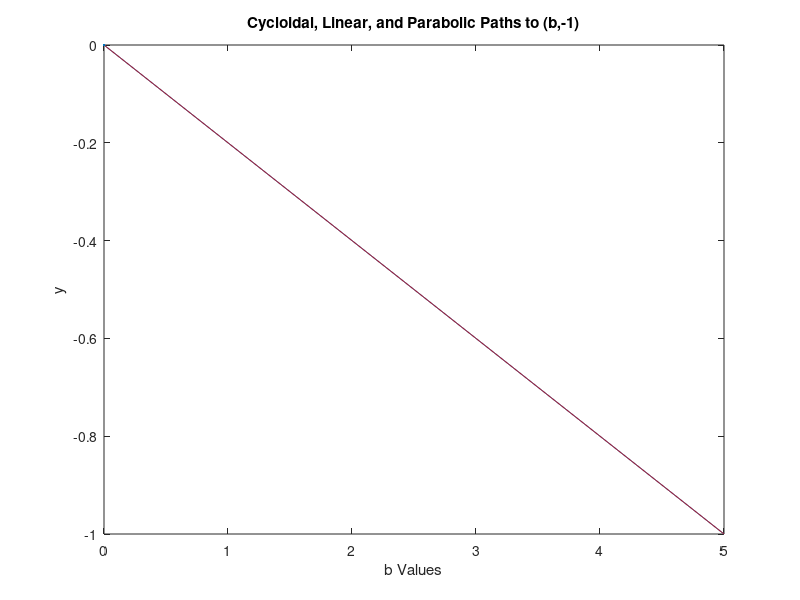
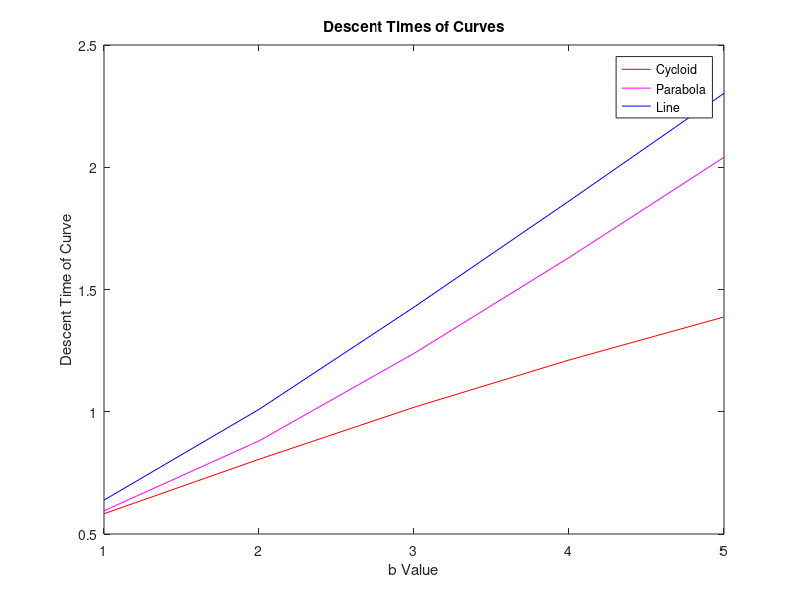
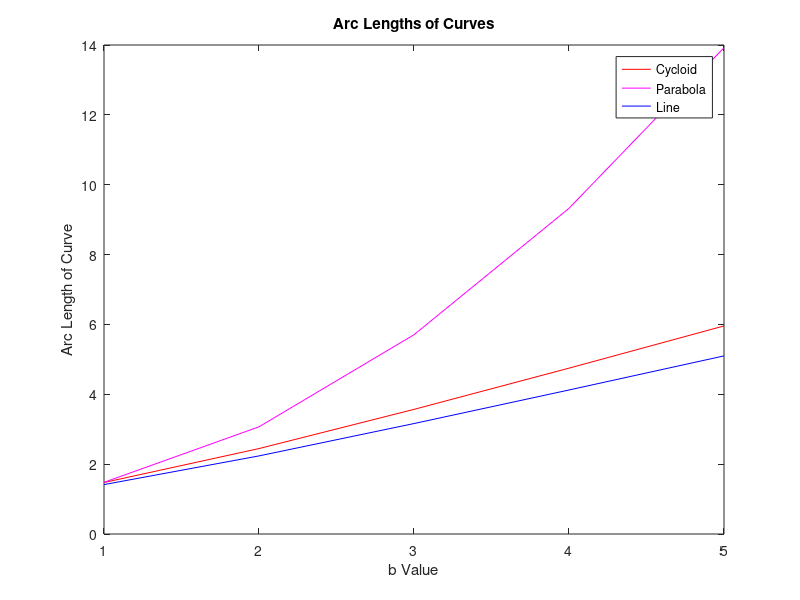

Recreate these plots in MATLAB, in order.
%% Brachistochrone Solution Comparison
% Chase Foxen
% 4/1/24

% This program will plot a cycloid, parabola, and line from 0 to a
% specified x = b for every integer between 1 and b, inclusive.
% Two plots are then displayed which compare the descent times for each
% curve and the arc lengths of each curve.

clc
clear
close all 

b = input('What is the value of b? ');
b_check = isempty(b);
h = input('What step size? ');
h_check = isempty(h);
if b_check == 1
    disp('ERROR! You must specify a value of b.')
elseif h_check == 1
    disp('ERROR! You must specify a value of h.')
else
b1 = [1:1:b];
b2 = [1:h:b];
y = 1;
x = b;
x2 = [0:h:b];

g = 9.81;

func1 = @(x,t) (t-sin(t))/(1-cos(t))-x;
func2 = @(t) func1(x,t);
func3 = @(a,t) a*t-sin(t);
func4 = @(a,t) a-a*cos(t);

x_param = @(a,t) a*t-a*sin(t);
y_param = @(a,t) a-a*cos(t);
parab_func = @(b,x) x.^2-((1+b^2)/b)*x;
parab_arc_length_fun = @(b,x) sqrt(1+4*x.^2-4*x*((1+b^2)/b)+((1+b^2)/b)^2);
parab_time_fun = @(b,x) sqrt(1+(2.*x-((1+b^2)/b)).^2)/sqrt(((1+b^2)/b).*x-x.^2);
linear_func = @(b,x) (-1/b)*x;

t_last = fzero(func2,0.125);
t_fin_vector = [0:h:t_last];
a = x/(t_last-sin(t_last));

%descent_time = sqrt(b/(g*t-g*sin(t)))*t;
%arc_length = (-4*x*(cos(t/2)-1))/(t+sin(t));
%integrand_fun = @(t) sqrt(1-cos(t));
%arc_length_check = sqrt(2)*a*integral(integrand_fun,0,t_var);

% Memory for Plots and Other Data
parabs = zeros(b,length(x2));
lines = zeros(b,length(x2));

index_y_parab = zeros(1,b);
index_y_linear = zeros(1,b);

x3 = zeros(b,length(x2));
x_s = zeros(b,length(t_fin_vector));
y_s = zeros(b,length(t_fin_vector));
ts = zeros(1,b);
as = zeros(1,b);

parab_arc_lengths = zeros(1,b);
parab_descent_times = zeros(1,b);
lin_arc_lengths = zeros(1,b);
lin_descent_times = zeros(1,b);
cyc_arc_lengths = zeros(1,b);
cyc_descent_times = zeros(1,b);

for j=1:length(b1)
    b = b1(j);    
    x3(j,:) = x2;
    %Parabolic Path
    parab_1 = @(x) parab_func(b,x);
    parab_val = parab_1(x2);
    index_y_parab(j) = (b/h)+1;
    parabs(j,:) = parab_val;
    parabs(j,index_y_parab(j)+1:length(parab_val)) = 0;
    %Descent Times and Arc Lengths for Parabola
    parab_arc_integrand = @(x) parab_arc_length_fun(b,x);
    parab_arc_length = integral(parab_arc_integrand, 0+eps, b-eps);
    parab_arc_lengths(j) = parab_arc_length;
    parab_descent_integrand = @(x) parab_time_fun(b,x);
    parab_descent_time = (1/sqrt(2*g))*integral(parab_descent_integrand, 0+eps, b-eps,'ArrayValued',true);
    parab_descent_times(j) = parab_descent_time;
    %Linear Path
    line_1 = @(x) linear_func(b,x);
    linear_val = line_1(x2);
    index_y_linear(j) = (b/h)+1; 
    lines(j,:) = linear_val;
    lines(j,index_y_linear(j)+1:length(linear_val)) = 0;
    %Descent Times and Arc Lengths for Lines
    lin_arc_length = sqrt(1+b^2);
    lin_arc_lengths(j) = lin_arc_length;
    lin_descent_time = sqrt((2*b^2+2)/g);
    lin_descent_times(j) = lin_descent_time;
    %Cycloidal Path
    func2 = @(t) func1(b,t);
    t = fzero(func2,0.125);
    ts(j) = t;
    a = b/(t-sin(t));
    as(j) = a;
    t1 = [0:h:t];
    x1 = @(t) x_param(a,t);
    y1 = @(t) y_param(a,t);
    x_val = x1(t1);
    y_val = y1(t1);
    x_s(j,:) = [x_val,zeros(1,length(t_fin_vector)-length(x_val))];
    y_s(j,:) = [y_val,zeros(1,length(t_fin_vector)-length(y_val))];
    %Descent Times and Arc Lengths for Brach.
    cyc_descent_time = sqrt(b/(g*t-g*sin(t)))*t;
    cyc_descent_times(j) = cyc_descent_time;
    integrand_fun = @(t) sqrt(1-cos(t));
    cyc_arc_length = sqrt(2)*a*integral(integrand_fun,0,t);
    cyc_arc_lengths(j) = cyc_arc_length;
end

if b < 20
    figure(1)
    for j = 1:length(b1)
        plot(x3(j,1:index_y_parab(j)),parabs(j,1:index_y_parab(j)),x3(j,1:index_y_linear(j)),lines(j,1:index_y_linear(j)),x_s(j,:),-y_s(j,:)); hold on
    end
    xlabel('b Values')
    ylabel('y')
    title('Cycloidal, Linear, and Parabolic Paths to (b,-1)')

    figure(2)
    plot(b1,cyc_descent_times,'r',b1,parab_descent_times,'m',b1,lin_descent_times,'b')
    title('Descent Times of Curves')
    xlabel('b Value')
    ylabel('Descent Time of Curve')
    legend('Cycloid','Parabola','Line',Location='northwest')

    figure(3)
    plot(b1,cyc_arc_lengths,'r',b1,parab_arc_lengths,'m',b1,lin_arc_lengths,'b')
    title('Arc Lengths of Curves')
    xlabel('b Value')
    ylabel('Arc Length of Curve')
    legend('Cycloid','Parabola','Line',Location='northwest')
elseif b < 50
    figure(1)
    plot(b1,cyc_descent_times,'r',b1,parab_descent_times,'m',b1,lin_descent_times,'b')
    title('Descent Times of Curves')
    xlabel('b Value')
    ylabel('Descent Time of Curve')
    legend('Cycloid','Parabola','Line',Location='northwest')

    figure(2)
    plot(b1,cyc_arc_lengths,'r',b1,parab_arc_lengths,'m',b1,lin_arc_lengths,'b')
    title('Arc Lengths of Curves')
    xlabel('b Value')
    ylabel('Arc Length of Curve')
    legend('Cycloid','Parabola','Line',Location='northwest')
else
    figure(1)
    plot(b1,cyc_descent_times,'r',b1,parab_descent_times,'m',b1,lin_descent_times,'b')
    title('Descent Times of Curves')
    xlabel('b Value')
    ylabel('Descent Time of Curve')
    legend('Cycloid','Parabola','Line',Location='northwest')
end
end